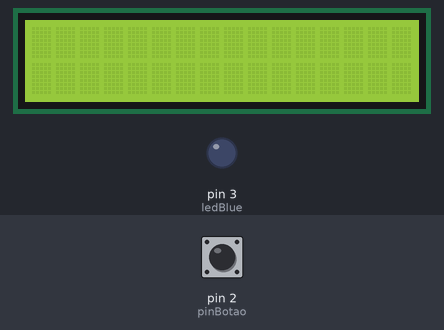
This sketch was run on a simulated Arduino Uno, built with avr-gcc and run on an emulated ATmega328P. On the bench: 16×2 character LCD, output pins drawn as LEDs (lit = HIGH). Inputs (shaded band) come from the test bench; at power-on: pin 2 (pinBotao) LOW.

Above: at 1.2 s.
1.3 s: pin 2 (pinBotao) pulled HIGH for 0.15 s
At 2.1 s:
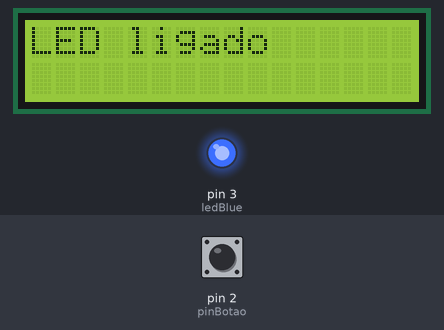
2.9 s: pin 2 (pinBotao) pulled HIGH for 1 s
At 3.5 s:
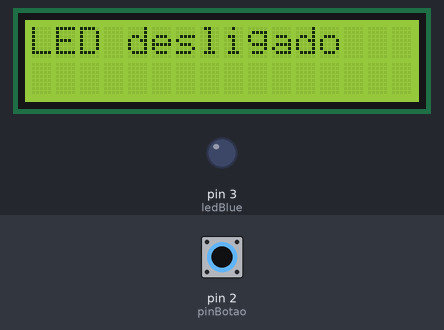
5.4 s: pin 2 (pinBotao) pulled HIGH for 3.2 s
At 6.4 s:
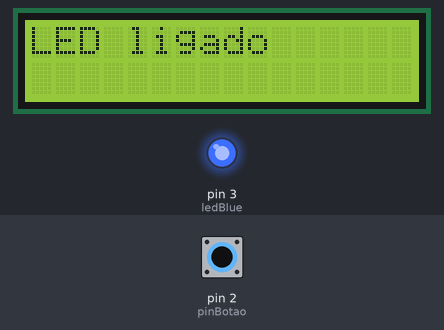
Timing chart, 0 to 8.4 s (numbered marks = the images above; inputs shaded):
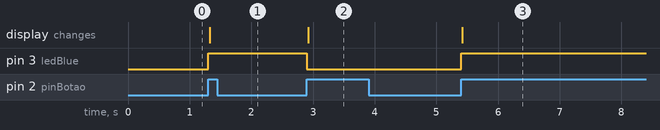

Measured:
- after the input at 1.3 s, pin 3 (ledBlue): LOW → HIGH at once; the display: changes at once (image 1)
- after the input at 2.9 s, pin 3 (ledBlue): HIGH → LOW at once; the display: changes at once (image 2)
- after the input at 5.4 s, pin 3 (ledBlue): LOW → HIGH at once; the display: changes at once (image 3)

The sketch:

36_display1.ino
```cpp
/*
Autor: Eduardo Leandrini Santos
Data:13/03/2025
Descrição: Aprendendo a usar o display.
*/

#include <LiquidCrystal_I2C.h>
#define pinBotao 2
#define ledBlue 3

LiquidCrystal_I2C lcd(0x27, 16, 2);
bool estadoLed = 0;
bool estadoBotaoAntes = 0;
int botaoContagem = 0;

void setup()
{
  pinMode(pinBotao, INPUT);
  pinMode(ledBlue, OUTPUT);
  lcd.init();//iniciar o lcd
  lcd.backlight();// aumentar o brilho da tela
  //lcd.setCursor(0,0);//escolher a linha e coluna
  //lcd.nobacklight();// diminuir o brilho da tela


}

void loop()
{
  bool estadoBotaoAtual = digitalRead(pinBotao);

  if(estadoBotaoAtual && !estadoBotaoAntes){

   estadoLed = !estadoLed;
   digitalWrite(ledBlue, estadoLed);

    if(estadoLed){
    lcd.setCursor(0,0);
    lcd.print("             "); //serve pra "apagar"
    lcd.setCursor(0,0);
    lcd.print("LED ligado");

    }

    else{
    lcd.setCursor(0,0);
    lcd.print("             ");
    lcd.setCursor(0,0);
    lcd.print("LED desligado");
    lcd.setCursor(0,0);
    }
  }
   estadoBotaoAntes = estadoBotaoAtual;
}
```
